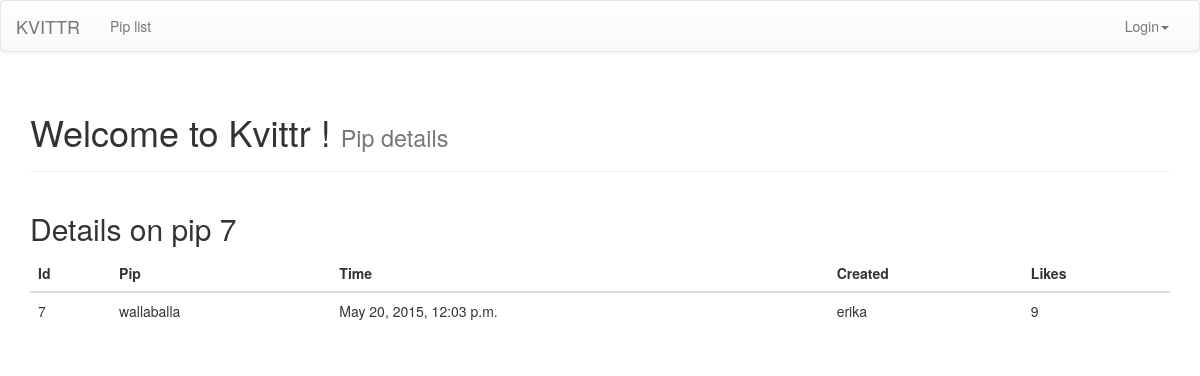
Page /pips_messages/7/ on the earlier database version.
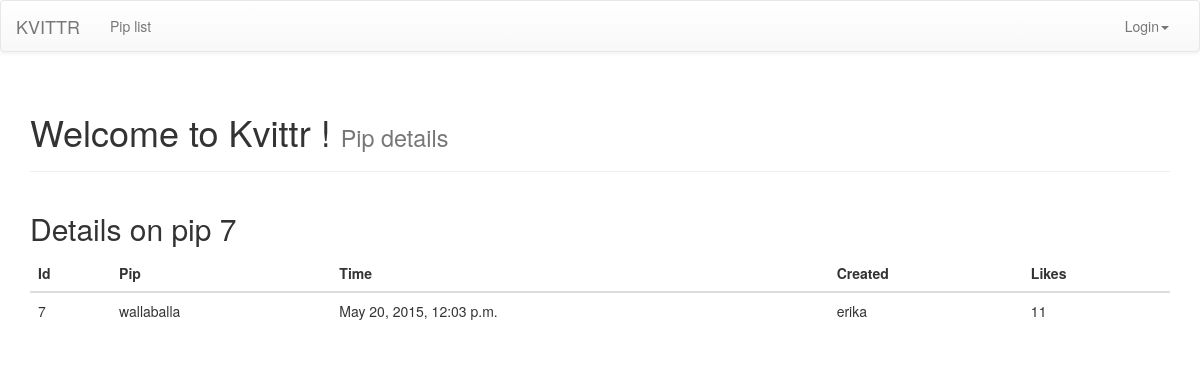
Same page on the later database version.
### pips_messages/models.py (models this page shows, shortened)
class Pip(models.Model):
    pip = models.TextField()
    created_datetime = models.DateTimeField()
    created_by = models.ForeignKey(User, related_name="created_pip")
    likes = models.PositiveIntegerField(default=0)
    class Meta:
        ordering = ['-id']

### pips_messages/views.py (the view)
# urls.py: url(r'^(\d+)/$', views.pip_details, name='pip_details'),
def pip_details(request, post_id):
    pip = Pip.objects.get(pk=post_id)
    context = {'pip': pip}
    return render(request, 'pips_messages/pip_details.html', context)

### pips_messages/templates/pips_messages/pip_details.html
{% extends 'theme/base.html' %}
{% block subheader %}Pip details{% endblock %}
{% block pagecontent %}
    <div class="row">
        <div class="col-sm-12">
            <h2>Details on pip {{ pip.id }}</h2>
            <table class="table">
                <thead>
                    <tr>
                        <th>Id</th>
                        <th>Pip</th>
                        <th>Time</th>
                        <th>Created</th>
                        <th>Likes</th>
                    </tr>
                </thead>
                <tbody>
                    <tr>
                        <td>{{ pip.id }}</td>
                        <td>{{ pip.pip }}</td>
                        <td>{{ pip.created_datetime }}</td>
                        <td>{{ pip.created_by }}</td>
                        <td>{{ pip.likes }}</td>
                    </tr>
                </tbody>
            </table>
        </div>
    </div>
{% endblock %}

Differences in the rows shown:
changed Pip "wallaballa": likes "9" → "11"
